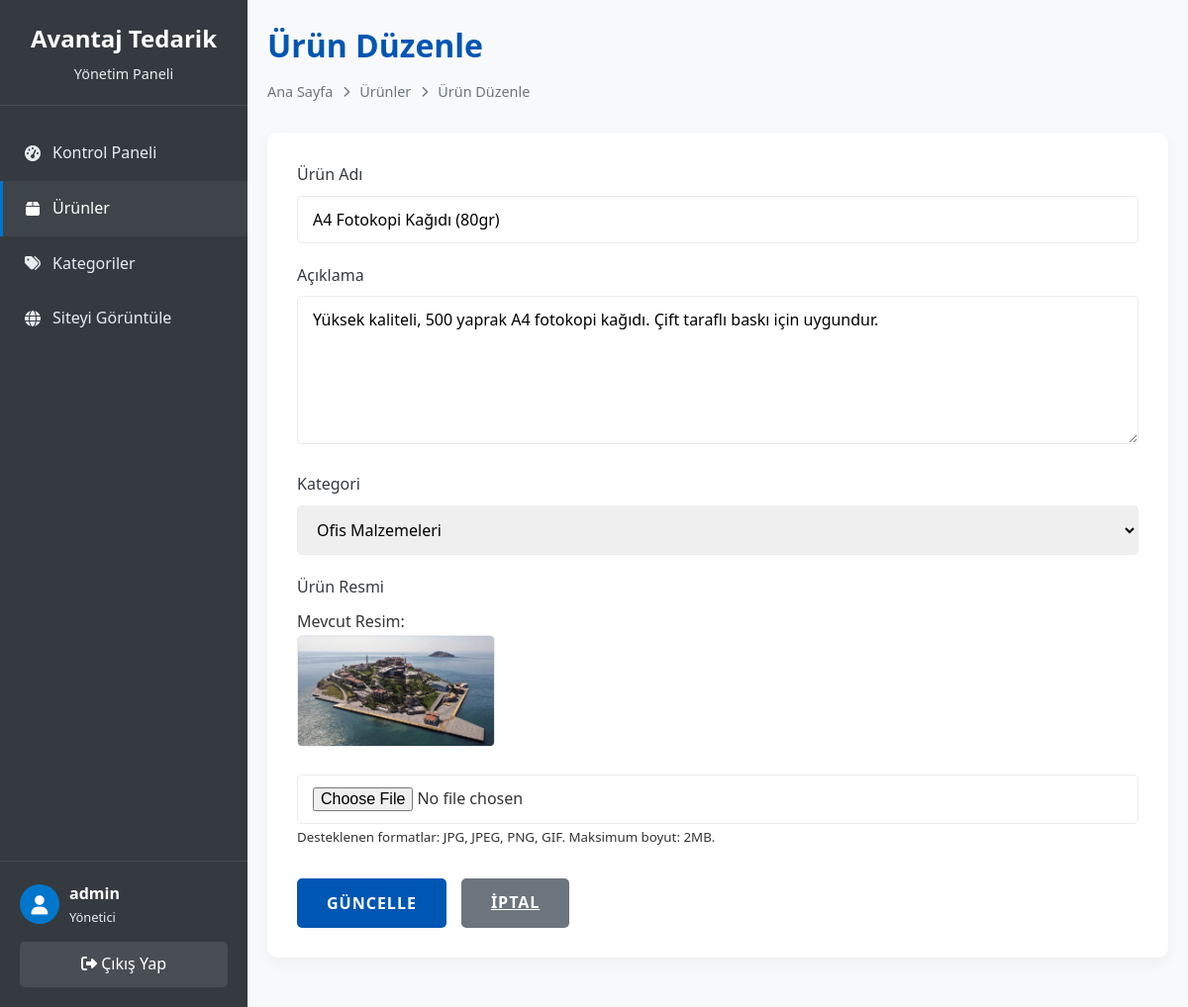
Page /admin/product_form.php?id=1 (signed in) on the committed database.
### tables this page shows
CREATE TABLE IF NOT EXISTS products (
    id INT AUTO_INCREMENT PRIMARY KEY,
    category_id INT NOT NULL,
    name VARCHAR(100) NOT NULL,
    description TEXT,
    price DECIMAL(10, 2) NOT NULL,
    image VARCHAR(255) DEFAULT 'default.jpg',
    created_at TIMESTAMP DEFAULT CURRENT_TIMESTAMP,
    updated_at TIMESTAMP DEFAULT CURRENT_TIMESTAMP ON UPDATE CURRENT_TIMESTAMP,
    FOREIGN KEY (category_id) REFERENCES categories(id) ON DELETE CASCADE
);

CREATE TABLE IF NOT EXISTS categories (
    id INT AUTO_INCREMENT PRIMARY KEY,
    name VARCHAR(50) NOT NULL UNIQUE,
    slug VARCHAR(50) NOT NULL UNIQUE
);

### admin/config.php (called while the page is built, shortened)
<?php
$conn = mysqli_connect(DB_SERVER, DB_USERNAME, DB_PASSWORD, DB_NAME);
function sanitize($data) {
    global $conn;
    return mysqli_real_escape_string($conn, htmlspecialchars(trim($data)));
}
?>

### admin/product_form.php (the view, shortened to what this page needs)
<?php
require_once "config.php";
$id = $name = $description = $price = $category_id = $image = "";
$name_err = $price_err = $category_err = $image_err = "";
$is_edit = false;
if(isset($_GET["id"]) && !empty($_GET["id"])){
    $id = sanitize($_GET["id"]);
    $is_edit = true;
    $sql = "SELECT * FROM products WHERE id = ?";
    if($stmt = mysqli_prepare($conn, $sql)){
        mysqli_stmt_bind_param($stmt, "i", $param_id);
        if(mysqli_stmt_execute($stmt)){
            $result = mysqli_stmt_get_result($stmt);
            if(mysqli_num_rows($result) == 1){
                $row = mysqli_fetch_assoc($result);
                $name = $row["name"];
                $description = $row["description"];
                $category_id = $row["category_id"];
                $image = $row["image"];
            } else{
                header("location: products.php");
                exit();
            }
        } else{
            echo "Bir hata oluştu. Lütfen daha sonra tekrar deneyin.";
        }
    }
}
?>
<!DOCTYPE html>
<html lang="tr">
<head>
    <link rel="stylesheet" href="https://cdnjs.cloudflare.com/ajax/libs/font-awesome/6.4.0/css/all.min.css">
</head>
<body>
    <div class="admin-container">
        <aside class="sidebar">
            <div class="sidebar-header">
                <h2>Avantaj Tedarik</h2>
                <p>Yönetim Paneli</p>
            </div>
            <nav class="sidebar-menu">
                <a href="index.php" class="menu-item">
                    <i class="fas fa-tachometer-alt"></i>
                    <span>Kontrol Paneli</span>
                </a>
                <a href="products.php" class="menu-item active">
                    <i class="fas fa-box"></i>
                    <span>Ürünler</span>
                </a>
                <a href="categories.php" class="menu-item">
                    <i class="fas fa-tags"></i>
                    <span>Kategoriler</span>
                </a>
                <a href="../index.php" class="menu-item">
                    <i class="fas fa-globe"></i>
                    <span>Siteyi Görüntüle</span>
                </a>
            </nav>
            <div class="sidebar-footer">
                <div class="user-info">
                    <div class="user-avatar">
                        <i class="fas fa-user"></i>
                    </div>
                    <div>
                        <div class="user-name"><?php echo htmlspecialchars($_SESSION["username"]); ?></div>
                        <div class="user-role">Yönetici</div>
                    </div>
                </div>
                <a href="logout.php" class="logout-btn">
                    <i class="fas fa-sign-out-alt"></i> Çıkış Yap
                </a>
            </div>
        </aside>
        <main class="main-content">
            <div class="page-header">
                <h1><?php echo $is_edit ? "Ürün Düzenle" : "Yeni Ürün Ekle"; ?></h1>
                <div class="breadcrumb">
                    <span>Ana Sayfa</span>
                    <i class="fas fa-chevron-right"></i>
                    <span>Ürünler</span>
                    <i class="fas fa-chevron-right"></i>
                    <span><?php echo $is_edit ? "Ürün Düzenle" : "Yeni Ürün Ekle"; ?></span>
                </div>
            </div>
            <div class="form-container">
                <form action="<?php echo htmlspecialchars($_SERVER["PHP_SELF"]) . ($is_edit ? "?id=" . $id : ""); ?>" method="post" enctype="multipart/form-data">
                    <div class="form-group">
                        <label>Ürün Adı</label>
                        <input type="text" name="name" class="form-control <?php echo (!empty($name_err)) ? 'is-invalid' : ''; ?>" value="<?php echo $name; ?>">
                    </div>
                    <div class="form-group">
                        <label>Açıklama</label>
                        <textarea name="description" class="form-control"><?php echo $description; ?></textarea>
                    </div>
                    <div class="form-group">
                        <label>Kategori</label>
                        <select name="category_id" class="form-control <?php echo (!empty($category_err)) ? 'is-invalid' : ''; ?>">
                            <?php
                            $sql = "SELECT id, name FROM categories ORDER BY name";
                            $result = mysqli_query($conn, $sql);
                            while($row = mysqli_fetch_assoc($result)){
                                echo "<option value='" . $row["id"] . "'" . ($category_id == $row["id"] ? " selected" : "") . ">" . $row["name"] . "</option>";
                            }
                            ?>
                        </select>
                    </div>
                    <div class="form-group">
                        <label>Ürün Resmi</label>
                        <?php if($is_edit && !empty($image)): ?>
                        <div class="current-image">
                            <p>Mevcut Resim:</p>
                            <img src="../uploads/<?php echo file_exists("../uploads/" . $image) ? $image : "default.jpg"; ?>" alt="<?php echo $name; ?>">
                        </div>
                        <?php endif; ?>
                        <input type="file" name="image" class="form-control <?php echo (!empty($image_err)) ? 'is-invalid' : ''; ?>">
                        <small>Desteklenen formatlar: JPG, JPEG, PNG, GIF. Maksimum boyut: 2MB.</small>
                    </div>
                    <div class="form-actions">
                        <input type="submit" class="btn" value="<?php echo $is_edit ? 'Güncelle' : 'Ekle'; ?>">
                        <a href="products.php" class="btn btn-secondary">İptal</a>
                    </div>
                </form>
            </div>
        </main>
    </div>
</body>
</html>

### admin/product_form.php (style rules this page uses)
:root { --primary-color: #0056b3; --secondary-color: #003366; --accent-color: #0077cc; --light-color: #f8f9fa; --dark-color: #343a40; --text-color: #333; --white-color: #fff; --gray-color: #6c757d; --light-gray: #e9ecef; --transition: all 0.3s ease; --success-color: #28a745; --danger-color: #dc3545; --warning-color: #ffc107; }
* { margin: 0; padding: 0; box-sizing: border-box; font-family: 'Segoe UI', Tahoma, Geneva, Verdana, sans-serif; }
body { background-color: var(--light-color); color: var(--text-color); line-height: 1.6; }
.admin-container { display: flex; min-height: 100vh; }
.sidebar { width: 250px; background-color: var(--dark-color); color: var(--white-color); position: fixed; height: 100%; overflow-y: auto; transition: var(--transition); z-index: 1000; }
.sidebar-header { padding: 20px; text-align: center; border-bottom: 1px solid rgba(255, 255, 255, 0.1); }
.sidebar-header h2 { color: var(--white-color); font-size: 1.5rem; margin-bottom: 5px; }
.sidebar-header p { color: var(--light-gray); font-size: 0.9rem; }
.sidebar-menu { padding: 20px 0; }
.menu-item { padding: 15px 20px; display: flex; align-items: center; color: var(--light-gray); text-decoration: none; transition: var(--transition); border-left: 3px solid transparent; }
.menu-item:hover, .menu-item.active { background-color: rgba(255, 255, 255, 0.05); color: var(--white-color); border-left-color: var(--accent-color); }
.menu-item i { margin-right: 10px; width: 20px; text-align: center; }
.sidebar-footer { padding: 20px; border-top: 1px solid rgba(255, 255, 255, 0.1); position: absolute; bottom: 0; width: 100%; }
.user-info { display: flex; align-items: center; margin-bottom: 15px; }
.user-avatar { width: 40px; height: 40px; border-radius: 50%; background-color: var(--accent-color); display: flex; align-items: center; justify-content: center; margin-right: 10px; }
.user-avatar i { font-size: 1.2rem; }
.user-name { font-weight: 600; }
.user-role { font-size: 0.8rem; color: var(--light-gray); }
.logout-btn { display: block; width: 100%; padding: 10px; text-align: center; background-color: rgba(255, 255, 255, 0.1); color: var(--white-color); border-radius: 5px; text-decoration: none; transition: var(--transition); }
.main-content { flex: 1; margin-left: 250px; padding: 20px; transition: var(--transition); }
.page-header { margin-bottom: 30px; }
.page-header h1 { color: var(--primary-color); font-size: 2rem; margin-bottom: 10px; }
.breadcrumb { display: flex; align-items: center; color: var(--gray-color); font-size: 0.9rem; }
.breadcrumb i { margin: 0 10px; font-size: 0.7rem; }
.form-container { background-color: var(--white-color); border-radius: 10px; box-shadow: 0 5px 15px rgba(0, 0, 0, 0.05); padding: 30px; margin-bottom: 30px; }
.form-group { margin-bottom: 20px; }
.form-group label { display: block; margin-bottom: 8px; color: var(--dark-color); font-weight: 500; }
.form-control { width: 100%; padding: 12px 15px; border: 1px solid var(--light-gray); border-radius: 5px; font-size: 16px; transition: var(--transition); }
textarea.form-control { min-height: 150px; resize: vertical; }
.btn { display: inline-block; padding: 12px 30px; background-color: var(--primary-color); color: var(--white-color); border-radius: 5px; font-weight: 600; text-transform: uppercase; letter-spacing: 1px; transition: var(--transition); border: none; cursor: pointer; font-size: 16px; }
.btn-secondary { background-color: var(--gray-color); }
.form-actions { display: flex; gap: 15px; margin-top: 30px; }
.current-image { margin-top: 10px; margin-bottom: 20px; }
.current-image img { max-width: 200px; max-height: 200px; border-radius: 5px; border: 1px solid var(--light-gray); }

### rows in the picture
products: name "A4 Fotokopi Kağıdı (80gr)", description "Yüksek kaliteli, 500 yaprak A4 fotokopi kağıdı. Çift taraflı baskı için uygundur.", category_id "Ofis Malzemeleri"

### other values in the picture
$_SESSION["username"] "admin"
